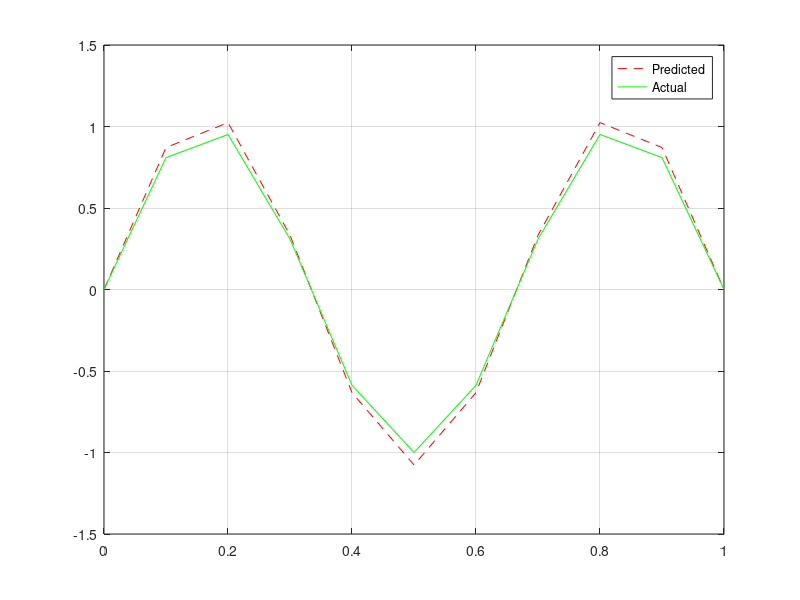
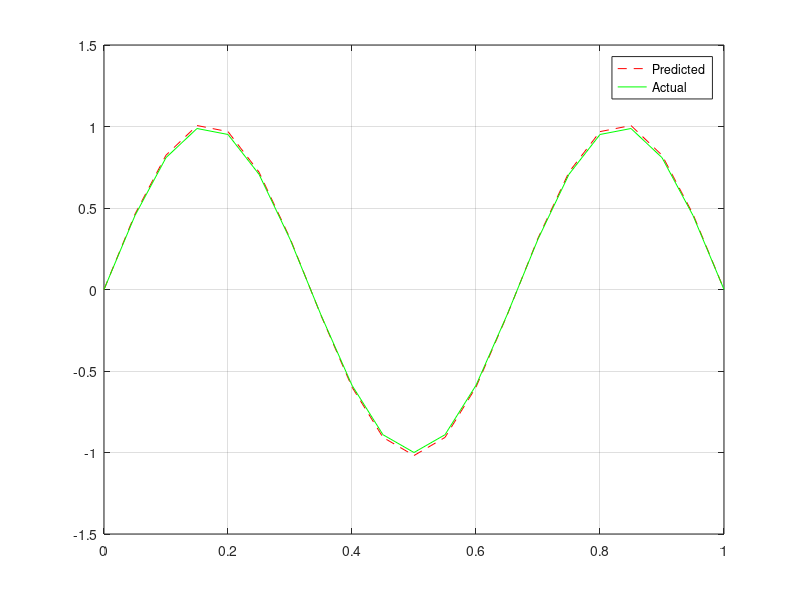
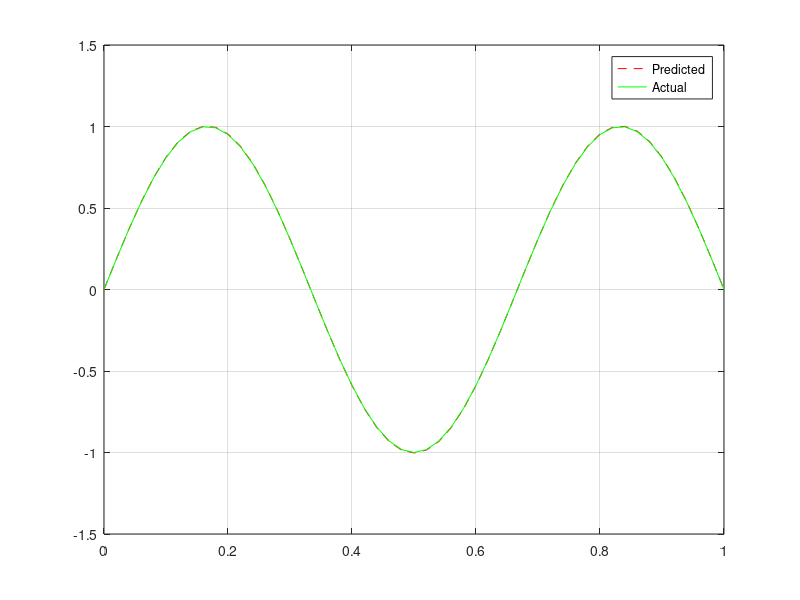
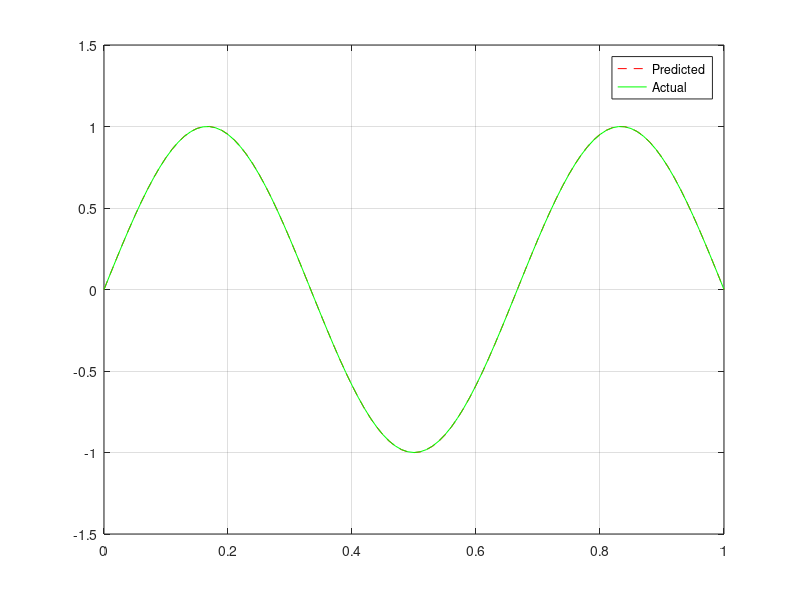

MATLAB code for these plots, in order:
clear
clc

deltaXMatrix = [1/10,1/20,1/50,1/100,1/200,1/500];
for x = 1:length(deltaXMatrix)
%assume lambda=1,m=3;
lambda = 1;
m = 3;
%differen intervals
deltaX = deltaXMatrix(x);

clear var b eps u r alpha
%calculate Numnber of mesh points
N = 1./deltaX + 1;
mdx = [0:deltaX:1];

%calculate B matrix
b = transpose(deltaX^2.*(-1-m^2*pi^2)*sin(3*pi*mdx(2:N-1)));

%calculate A matrix
A = zeros(N-2,N-2);
for i = 1:N-2
    A(i,i) = (-2-lambda*deltaX^2);
end
for i = 2:N-2
    A(i,i-1) = 1;
    A(i-1,i) = 1;
end

u = zeros(N-2,1);
eps = 1;
n=0;
while eps >= 10^(-7)
    n = n + 1;
    r(:,n) = b - A*u(:,n);
    alpha = (transpose(r(:,n))*r(:,n))/(transpose(r(:,n))*A*r(:,n));
    eps = sqrt((1/N)*sum(r(:,n).^2));
    u(:,n+1) = u(:,n) + alpha * r(:,n);
end

ubar = transpose(sin(3*pi*mdx));
ufinal = [0;u(:,length(u(1,:)));0];
epsilon = max(abs(ufinal-ubar));
fprintf('The maximum epsilon of iteration is %3.5f\n',epsilon);

figure()
plot(mdx,ufinal,'--r');
%predicted values;
hold on 
plot(mdx,sin(3.*pi.*mdx),'-g');
grid on
legend('Predicted','Actual');
hold off
end
